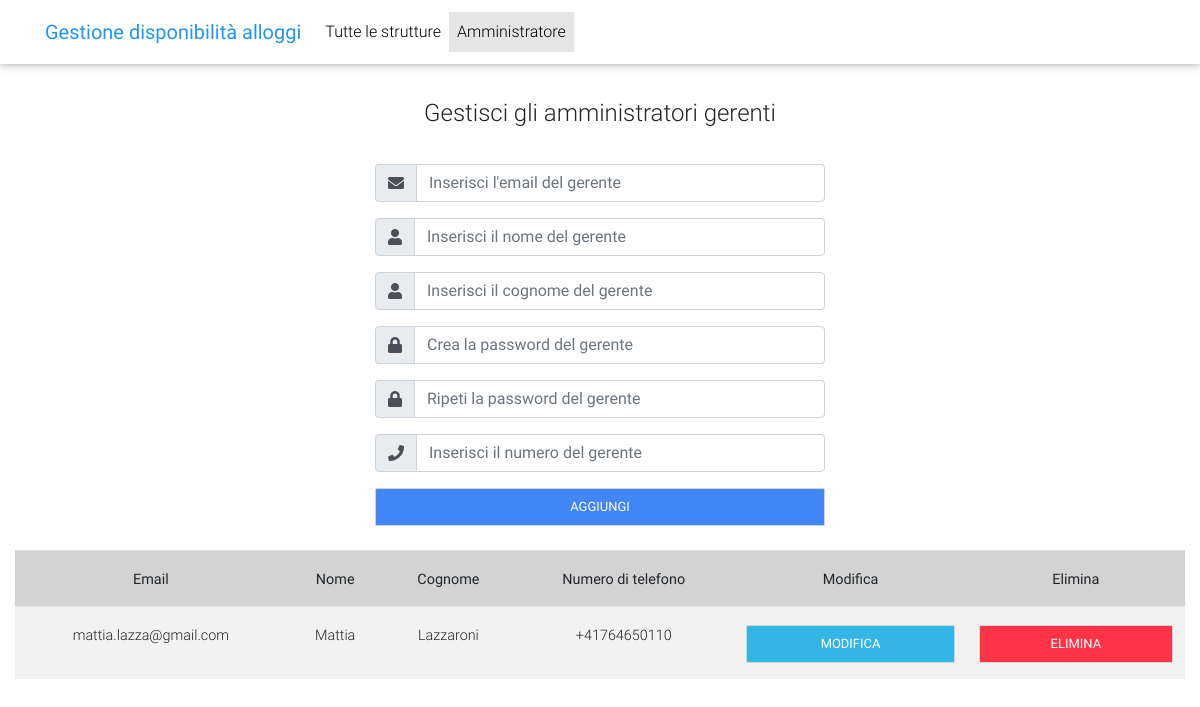
The page /Codice/gestisci-gerenti.php (signed in) on the database its author committed.
### tables this page shows
create table amministratore_gerente(
	email varchar(30) primary key, 
    nome varchar(30) not null unique,
    cognome varchar(30) not null,
    password_admin_gerente varchar(255) not null,
    n_telefono varchar(20) not null
);

### Codice/gestisci-gerenti.php (the view, shortened to what this page needs)
<?php
include('server.php');
$email = "";
$nome = "";
$cognome =  "";
$password_1 = "";
$password_2 = "";
$telefono = "";
?>
<!DOCTYPE html>
<html>
<head>
    <link rel="stylesheet" href="https://use.fontawesome.com/releases/v5.8.2/css/all.css">
    <link href="css/bootstrap.min.css" rel="stylesheet">
    <link href="css/mdb.min.css" rel="stylesheet">
    <link href="css/style.min.css" rel="stylesheet">
</head>
<body class="container-fluid">
    <?php
    if (isset($_SESSION['amministratore'])) :
    ?>
        <header>
            <nav class="navbar fixed-top navbar-expand-lg navbar-light white scrolling-navbar">
                <div class="container">
                    <a class="navbar-brand waves-effect">
                        <strong class="blue-text">Gestione disponibilit&agrave; alloggi</strong>
                    </a>
                    <div class="collapse navbar-collapse" id="navbarSupportedContent">
                        <ul class="navbar-nav mr-auto">
                            <li class="nav-item">
                                <a class="nav-link waves-effect" href="index.php">Tutte le strutture
                                </a>
                            </li>
                            <li class="nav-item active">
                                <a class="nav-link waves-effect" href="amministratore.php">Amministratore
                                </a>
                            </li>
                        </ul>
                    </div>
                </div>
            </nav>
        </header>
        <article class="card-body mx-auto" style="max-width:450px; margin-top:75px;">
            <form id="formAmministratori" method="post" action="gestisci-gerenti.php">
                <h4 class="card-title mt-3 text-center">Gestisci gli amministratori gerenti</h4><br>
                <div class="form-group input-group">
                    <div class="input-group-prepend">
                        <span class="input-group-text"> <i class="fa fa-envelope"></i> </span>
                    </div>
                    <input name="email" class="form-control" placeholder="Inserisci l'email del gerente" type="text" value="<?php echo $email; ?>" title="Email del gerente">
                </div>
                <div class="form-group input-group">
                    <div class="input-group-prepend">
                        <span class="input-group-text"> <i class="fa fa-user"></i> </span>
                    </div>
                    <input name="nome" class="form-control" placeholder="Inserisci il nome del gerente" type="text" title="Nome del gerente" value="<?php echo $nome; ?>">
                </div>
                <div class="form-group input-group">
                    <div class="input-group-prepend">
                        <span class="input-group-text"> <i class="fa fa-user"></i> </span>
                    </div>
                    <input name="cognome" class="form-control" placeholder="Inserisci il cognome del gerente" type="text" title="Cognome del gerente" value="<?php echo $cognome; ?>">
                </div>
                <div class="form-group input-group">
                    <div class="input-group-prepend">
                        <span class="input-group-text"> <i class="fa fa-lock"></i> </span>
                    </div>
                    <input name="password_1" class="form-control" placeholder="Crea la password del gerente" type="password" title="Password del gerente" value="<?php if (!isset($_POST['modifica'])) {
                                                                                                                                                                                                echo $password_1;
                                                                                                                                                                                            } ?>">
                </div>
                <div class="form-group input-group">
                    <div class="input-group-prepend">
                        <span class="input-group-text"> <i class="fa fa-lock"></i> </span>
                    </div>
                    <input name="password_2" class="form-control" placeholder="Ripeti la password del gerente" type="password" title="Password del gerente" value="<?php if (!isset($_POST['modifica'])) {
                                                                                                                                                                                                echo $password_2;
                                                                                                                                                                                            } ?>">
                </div>
                <div class="form-group input-group">
                    <div class="input-group-prepend">
                        <span class="input-group-text"> <i class="fa fa-phone"></i> </span>
                    </div>
                    <input name="telefono" class="form-control" placeholder="Inserisci il numero del gerente" type="text" title="Numero di telefono del gerente" value="<?php echo $telefono; ?>">
                </div>
                <button id="aggiungi" type="submit" <?php if (!isset($_SESSION['controlli'])) {
                                                            echo 'name="aggiungi"';
                                                        } elseif (isset($_SESSION['controlli'])) {
                                                            echo 'name="modifica_controlli"';
                                                        } ?> class="btn btn-primary btn-block"> <?php if (!isset($_SESSION['controlli'])) {
                                                                                                    echo 'Aggiungi';
                                                                                                } elseif (isset($_SESSION['controlli'])) {
                                                                                                    echo 'Salva modifiche';
                                                                                                } ?></button>
            </form>
        </article>
        <?php endif;
    $gerenti_query = "SELECT * FROM amministratore_gerente";
    $stmt = $db->prepare($gerenti_query);
    $stmt->execute();
    if ($stmt->rowCount() > 0) {
        echo "<br><form id='formTabella' action='gestisci-gerenti.php' method='post'><div class='table-responsive'>
                <table class='text-center table table-striped'>
            <tr style='background-color:#D3D3D3;'>
                <th>Email</th>
                <th>Nome</th>
                <th>Cognome</th>
                <th>Numero di telefono</th>
                <th>Modifica</th>
                <th>Elimina</th>
            </tr>
            <tr>";
                for ($i = 1; $i < $stmt->rowCount() + 1; $i++) {
                    $row = $stmt->fetch(PDO::FETCH_NUM);
                    echo "<tr>
                    <td><input type='hidden' name='email' value='" . $i . "'>"
                    . $row[0] .
                    "</td>
                    <td><input type='hidden' name='nome' value='" . $i . "'>"
                    . $row[1] .
                    "</td>
                    <td><input type='hidden' name='cognome' value='" . $i . "'>"
                    . $row[2] .
                    "</td><input type='hidden' name='password' value='" . $row[3] . "'>
                    <td><input type='hidden' name='telefono' value='" . $i . "'>"
                    . $row[4] .
                    "</td>
                <td>
                    <button id='modifica' value='" . $i . "' type='submit' name='modifica' class='btn btn-info btn-block'>Modifica</button>
                </td>
                <td>
                    <button id='elimina' value='" . $i . "' type='submit' name='elimina' class='btn btn-danger btn-block'>Elimina</button>
                </td>
                </tr>";
                }
                    echo "</table></div></form>";
            } else {
                    echo "<div class='text-error text-center'>
                <br><p style='color:red'>Nessun amministratore gerente presente nel database</p>
                </div>";
            }
        ?>
    <?php endif; ?>
</body>
</html>

### rows shown on the page
amministratore_gerente: email "mattia.lazza@gmail.com", nome "Mattia", cognome "Lazzaroni", n_telefono "+41764650110"
